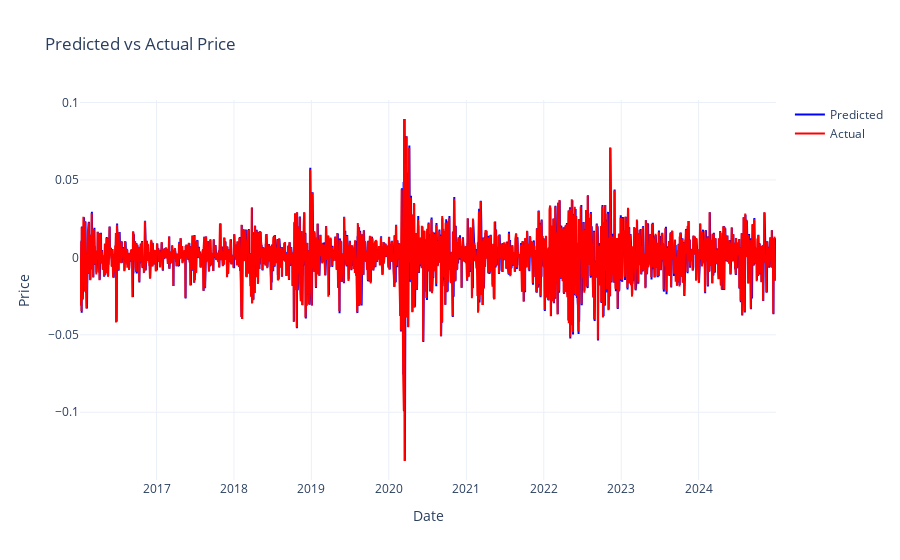

Notebook code for this chart:
### Code cell
plots.actual_vs_predicted_time_series_plot(
  nasdaq_garch_fbm_var,
  actual_col_name="log_returns",
  predicted_col_name="predicted_log_returns",
  var_name="Price"
)

### Figure 1 — Plotly figure (JSON) as saved in the notebook; plotly's stock layout.template omitted (floating-point values rounded to 4 significant figures; data arrays with more than 128 entries replaced by an {"elided": "..."} marker saying what was removed)
{"data": [{"line": {"color": "blue"}, "mode": "lines", "name": "Predicted", "type": "scatter", "x": {"elided": "2262 str values"}, "y": {"elided": "2262 float values"}}, {"line": {"color": "red"}, "mode": "lines", "name": "Actual", "type": "scatter", "x": {"elided": "2262 str values"}, "y": {"elided": "2262 float values"}}], "layout": {"title": {"text": "Predicted vs Actual Price"}, "xaxis": {"title": {"text": "Date"}}, "yaxis": {"title": {"text": "Price"}}}}
